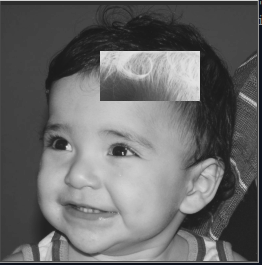
//> input picture biel-regions.png, 262 x 265 px, given in place of the camera
$ ./histogram   (built with g++ and OpenCV 4)
//> lines starting //> are read from the running program, lines starting //| are printed output that depends on the picture
### 6.2 Exercícios/camera.hpp
#include <opencv2/opencv.hpp>
#include <vector>

int cameraEnumerator() {
  int camera;
  std::vector<int> cameras;

  cv::VideoCapture cap;

  cameras.clear();
  for (int i = 0; i < 10; i++) {
    cap.open(i);
    if (cap.isOpened()) {
      cameras.push_back(i);
    }
    cap.release();
  }
  if (cameras.size() == 1) {
    return cameras[0];
  }
  std::cout << "--------------------\n";
  for (size_t i = 0; i < cameras.size(); i++) {
    std::cout << "camera [" << cameras[i] << "] esta ativa" << std::endl;
  }
  std::cout << "--------------------\n";
  std::cout << "selecione a camera para ativar: ";
  std::cin >> camera;
//> the answer given: 3
  return camera;
}

### 6.2 Exercícios/histogram.cpp
#include <iostream>
#include <opencv2/opencv.hpp>
#include "camera.hpp"

int main(int argc, char** argv){
  cv::Mat image;
  int width, height;
  int camera;
  cv::VideoCapture cap;
  std::vector<cv::Mat> planes;
  cv::Mat histR, histG, histB;
  int nbins = 64;
  float range[] = {0, 255};
  const float *histrange = { range };
  bool uniform = true;
  bool acummulate = false;
  int key;

  camera = cameraEnumerator();
  cap.open(camera);

  if(!cap.isOpened()){
    std::cout << "cameras indisponiveis";
    return -1;
  }

  cap.set(cv::CAP_PROP_FRAME_WIDTH, 640);
  cap.set(cv::CAP_PROP_FRAME_HEIGHT, 480);
  width = cap.get(cv::CAP_PROP_FRAME_WIDTH);
  height = cap.get(cv::CAP_PROP_FRAME_HEIGHT);

  std::cout << "largura = " << width << std::endl;
  std::cout << "altura  = " << height << std::endl;

  int histw = nbins, histh = nbins/2;
  cv::Mat histImgR(histh, histw, CV_8UC3, cv::Scalar(0,0,0));
  cv::Mat histImgG(histh, histw, CV_8UC3, cv::Scalar(0,0,0));
  cv::Mat histImgB(histh, histw, CV_8UC3, cv::Scalar(0,0,0));

  while(1){
    cap >> image;
//> image is the input picture: 265 rows x 262 cols, CV_8UC3; mean B, G, R 104.1, 103.9, 103.8
    cv::split (image, planes);
    cv::calcHist(&planes[0], 1, 0, cv::Mat(), histB, 1,
                 &nbins, &histrange,
                 uniform, acummulate);
//> histB = 64 values, max 10210 at index 16, min 0 at index 0, mean 1084.8
    cv::calcHist(&planes[1], 1, 0, cv::Mat(), histG, 1,
                 &nbins, &histrange,
                 uniform, acummulate);
//> histG = 64 values, max 10209 at index 16, min 0 at index 0, mean 1084.8
    cv::calcHist(&planes[2], 1, 0, cv::Mat(), histR, 1,
                 &nbins, &histrange,
                 uniform, acummulate);
//> histR has the same summary as histG

    cv::normalize(histR, histR, 0, histImgR.rows, cv::NORM_MINMAX, -1, cv::Mat());
//> histR = 64 values, max 32 at index 16, min 0 at index 0, mean 3.4
    cv::normalize(histG, histG, 0, histImgG.rows, cv::NORM_MINMAX, -1, cv::Mat());
//> histG has the same summary as histR
    cv::normalize(histB, histB, 0, histImgB.rows, cv::NORM_MINMAX, -1, cv::Mat());
//> histB has the same summary as histR

    histImgR.setTo(cv::Scalar(0));
    histImgG.setTo(cv::Scalar(0));
    histImgB.setTo(cv::Scalar(0));

    for(int i=0; i<nbins; i++){
      cv::line(histImgR,
               cv::Point(i, histh),
               cv::Point(i, histh-cvRound(histR.at<float>(i))),
               cv::Scalar(0, 0, 255), 1, 8, 0);
      cv::line(histImgG,
               cv::Point(i, histh),
               cv::Point(i, histh-cvRound(histG.at<float>(i))),
               cv::Scalar(0, 255, 0), 1, 8, 0);
      cv::line(histImgB,
               cv::Point(i, histh),
               cv::Point(i, histh-cvRound(histB.at<float>(i))),
               cv::Scalar(255, 0, 0), 1, 8, 0);
    }
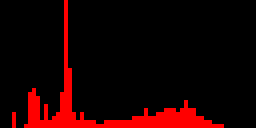
//> histImgR: 32 rows x 64 cols, CV_8UC3 (shown 4 times larger); mean B, G, R 0, 0, 27.3
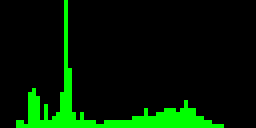
//> histImgG: 32 rows x 64 cols, CV_8UC3 (shown 4 times larger); mean B, G, R 0, 27.3, 0
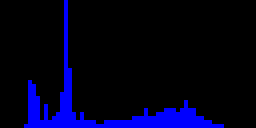
//> histImgB: 32 rows x 64 cols, CV_8UC3 (shown 4 times larger); mean B, G, R 27.3, 0, 0
    histImgR.copyTo(image(cv::Rect(0, 0       ,nbins, histh)));
    histImgG.copyTo(image(cv::Rect(0, histh   ,nbins, histh)));
    histImgB.copyTo(image(cv::Rect(0, 2*histh ,nbins, histh)));
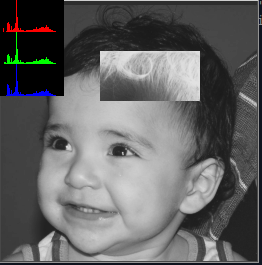
//> image: 265 rows x 262 cols, CV_8UC3; mean B, G, R 99.1, 98.9, 98.8
    cv::imshow("image", image);
    key = cv::waitKey(30);
//> the Esc key is pressed
    if(key == 27) break;
  }
  return 0;
}

$ run again, on biel.png
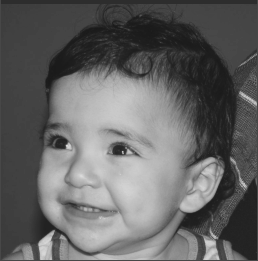
//> input picture biel.png, 258 x 261 px, given in place of the camera
//> image is the input picture: 261 rows x 258 cols, CV_8UC3; min 26, max 219, mean 99.7
//> `cv::calcHist(&planes[0], 1, 0, cv::Mat(), histB, 1, &nbins, &histrange..`: histB = 64 values, max 10282 at index 16, min 0 at index 0, mean 1052.2
//> `cv::calcHist(&planes[1], 1, 0, cv::Mat(), histG, 1, &nbins, &histrange..`: histG has the same summary as histB
//> `cv::calcHist(&planes[2], 1, 0, cv::Mat(), histR, 1, &nbins, &histrange..`: histR has the same summary as histB
//> `cv::normalize(histR, histR, 0, histImgR.rows, cv::NORM_MINMAX, -1, cv:..`: histR = 64 values, max 32 at index 16, min 0 at index 0, mean 3.27
//> `cv::normalize(histG, histG, 0, histImgG.rows, cv::NORM_MINMAX, -1, cv:..`: histG has the same summary as histR
//> `cv::normalize(histB, histB, 0, histImgB.rows, cv::NORM_MINMAX, -1, cv:..`: histB has the same summary as histR
//> after the loop `for(int i=0; i<nbins; i++)`:
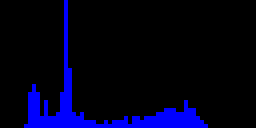
//> histImgB: 32 rows x 64 cols, CV_8UC3 (shown 4 times larger); mean B, G, R 26, 0, 0
//> `histImgB.copyTo(image(cv::Rect(0, 2*histh ,nbins, histh)));`:
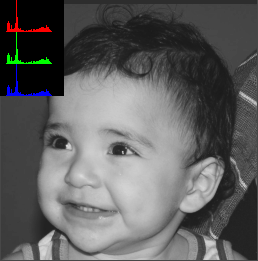
//> image: 261 rows x 258 cols, CV_8UC3; mean B, G, R 94.7, 94.7, 94.7
